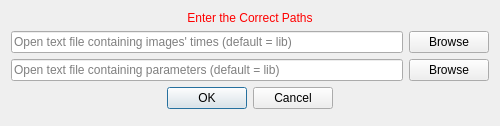
<?xml version="1.0" encoding="UTF-8"?>
<ui version="4.0">
 <class>MmeasurementViewUITracking</class>
 <widget class="QWidget" name="MmeasurementViewUITracking">
  <property name="geometry">
   <rect>
    <x>0</x>
    <y>0</y>
    <width>500</width>
    <height>126</height>
   </rect>
  </property>
  <property name="sizePolicy">
   <sizepolicy hsizetype="Minimum" vsizetype="Minimum">
    <horstretch>0</horstretch>
    <verstretch>0</verstretch>
   </sizepolicy>
  </property>
  <property name="minimumSize">
   <size>
    <width>500</width>
    <height>0</height>
   </size>
  </property>
  <property name="windowTitle">
   <string>Set Values</string>
  </property>
  <layout class="QGridLayout" name="gridLayout">
   <item row="9" column="0" colspan="2">
    <spacer name="spacer">
     <property name="orientation">
      <enum>Qt::Vertical</enum>
     </property>
     <property name="sizeType">
      <enum>QSizePolicy::Expanding</enum>
     </property>
     <property name="sizeHint" stdset="0">
      <size>
       <width>20</width>
       <height>0</height>
      </size>
     </property>
    </spacer>
   </item>
   <item row="7" column="1">
    <widget class="QPushButton" name="pushButton_2">
     <property name="text">
      <string>Browse</string>
     </property>
    </widget>
   </item>
   <item row="2" column="1">
    <widget class="QPushButton" name="pushButton_1">
     <property name="text">
      <string>Browse</string>
     </property>
    </widget>
   </item>
   <item row="2" column="0">
    <widget class="QLineEdit" name="lineEdit_1">
     <property name="placeholderText">
      <string>Open text file containing images' times (default = lib)</string>
     </property>
    </widget>
   </item>
   <item row="0" column="0" colspan="2">
    <widget class="QLabel" name="titleLabel">
     <property name="styleSheet">
      <string notr="true">QLabel { color: rgb(255, 0, 0) }</string>
     </property>
     <property name="text">
      <string>Enter the Correct Paths</string>
     </property>
     <property name="alignment">
      <set>Qt::AlignCenter</set>
     </property>
    </widget>
   </item>
   <item row="8" column="0" colspan="2">
    <widget class="QDialogButtonBox" name="buttonBox">
     <property name="enabled">
      <bool>true</bool>
     </property>
     <property name="orientation">
      <enum>Qt::Horizontal</enum>
     </property>
     <property name="standardButtons">
      <set>QDialogButtonBox::Cancel|QDialogButtonBox::Ok</set>
     </property>
     <property name="centerButtons">
      <bool>true</bool>
     </property>
    </widget>
   </item>
   <item row="7" column="0">
    <widget class="QLineEdit" name="lineEdit_2">
     <property name="placeholderText">
      <string>Open text file containing parameters (default = lib)</string>
     </property>
    </widget>
   </item>
  </layout>
 </widget>
 <layoutdefault spacing="6" margin="11"/>
 <resources/>
 <connections/>
</ui>
